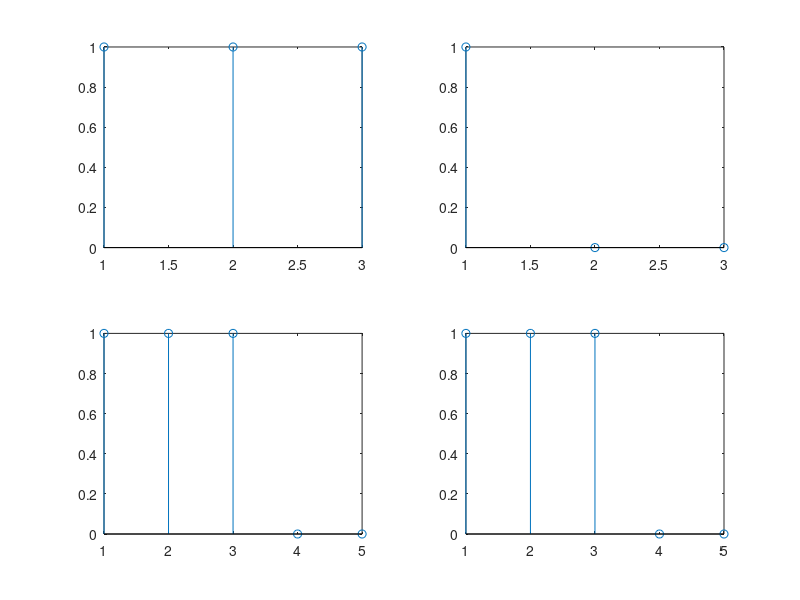
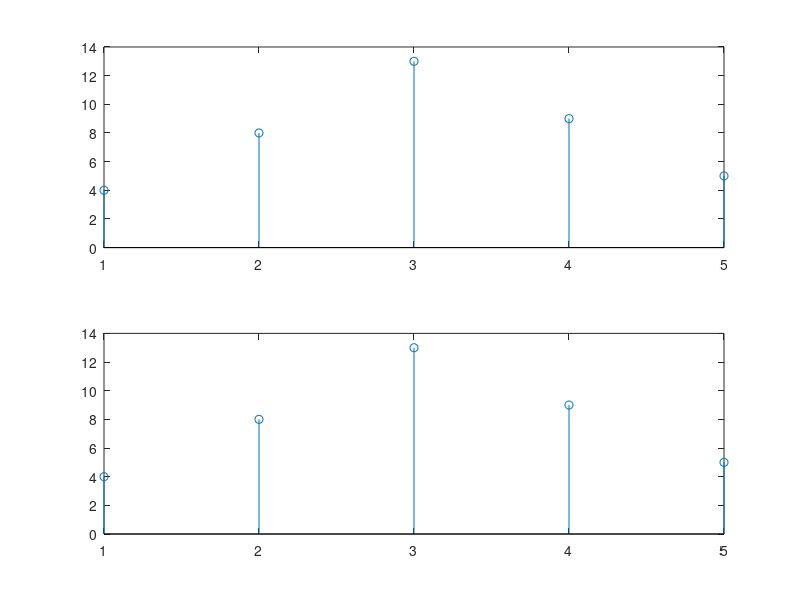

MATLAB code for these plots, in order:
x = [1 1 1];
h = [1 0 0];
g = [3 4 5];
y1 = conv(x, h);

subplot(2,2,1);
stem(x);

subplot(2,2,2);
stem(h);
subplot(2,2,3);
stem(y1);

max_len = length(x) + length(h) - 1;
x = [x, zeros(1, max_len - length(x)) ];
h = [h, zeros(1, max_len - length(h)) ];


y = zeros(1, max_len);
for i = 1:max_len
    for j = 1:i
        y(i) = y(i) + x(j) * h(i - j + 1);
    end
end


x = [1 1 1];
h = [1 0 0];
g = [3 4 5];
sum = h+g;
conv2 = conv(sum, x);
conv3 = conv(h, x)+conv(g, x);
subplot(2, 2, 4);
stem(y);


figure
subplot(2,1,1)
stem(conv2)
subplot(2,1,2)
stem(conv3)